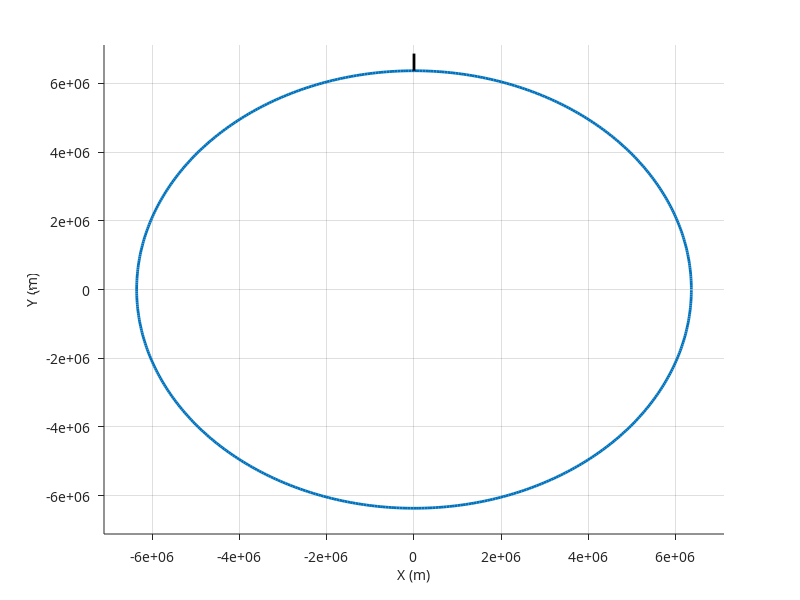

Write MATLAB code to recreate this figure.
% Animate module. This module animates the system under study
% Contibutors: Deepak Raina @IIT Delhi
function [] = plot_path()
load timevar.dat;
load statevar.dat;
T=timevar;
Y=statevar;
figure('Name','Animation Window','NumberTitle','off');

%Plot earth
th=0:0.01:2*pi;
R = 6.37 * 10^6;
earth_x = R*cos(th);
earth_y = R*sin(th);

%xy limits
h = 500000;
f = 1.5;
xmin=-R-(f*h); xmax=R+(f*h); ymin=-R-(f*h); ymax=R+(f*h);
i=length(T);
%plot earth
plot(earth_x,earth_y,'LineWidth',2);
hold on;
%plot tower
plot([0,0],[R,R+h],'k','LineWidth',2)
hold on;
%plot particle
xp=Y(:,1).*cos(Y(:,3));
yp=Y(:,1).*sin(Y(:,3));
% [xp yp];
plot(xp,yp,'r','LineWidth',2);
hold on;
% plot(Y(i,1),Y(i,3),'o',...
%     'LineWidth',1,...
%     'MarkerEdgeColor','k',...
%     'MarkerFaceColor','r',...
%     'MarkerSize',8);
% hold on;
axis([xmin xmax ymin ymax]);
set (gca,'fontsize',10,'fontweight','normal','fontname','times new romans','linewidth',0.5,'Box', 'off','TickDir','out' );
xlabel('X (m)','fontweight','n','fontsize',10);
ylabel('Y (m)','fontweight','n','fontsize',10);
%title(['Current time t=',t],'fontweight','normal','fontsize',10);
grid on;
hold off;


